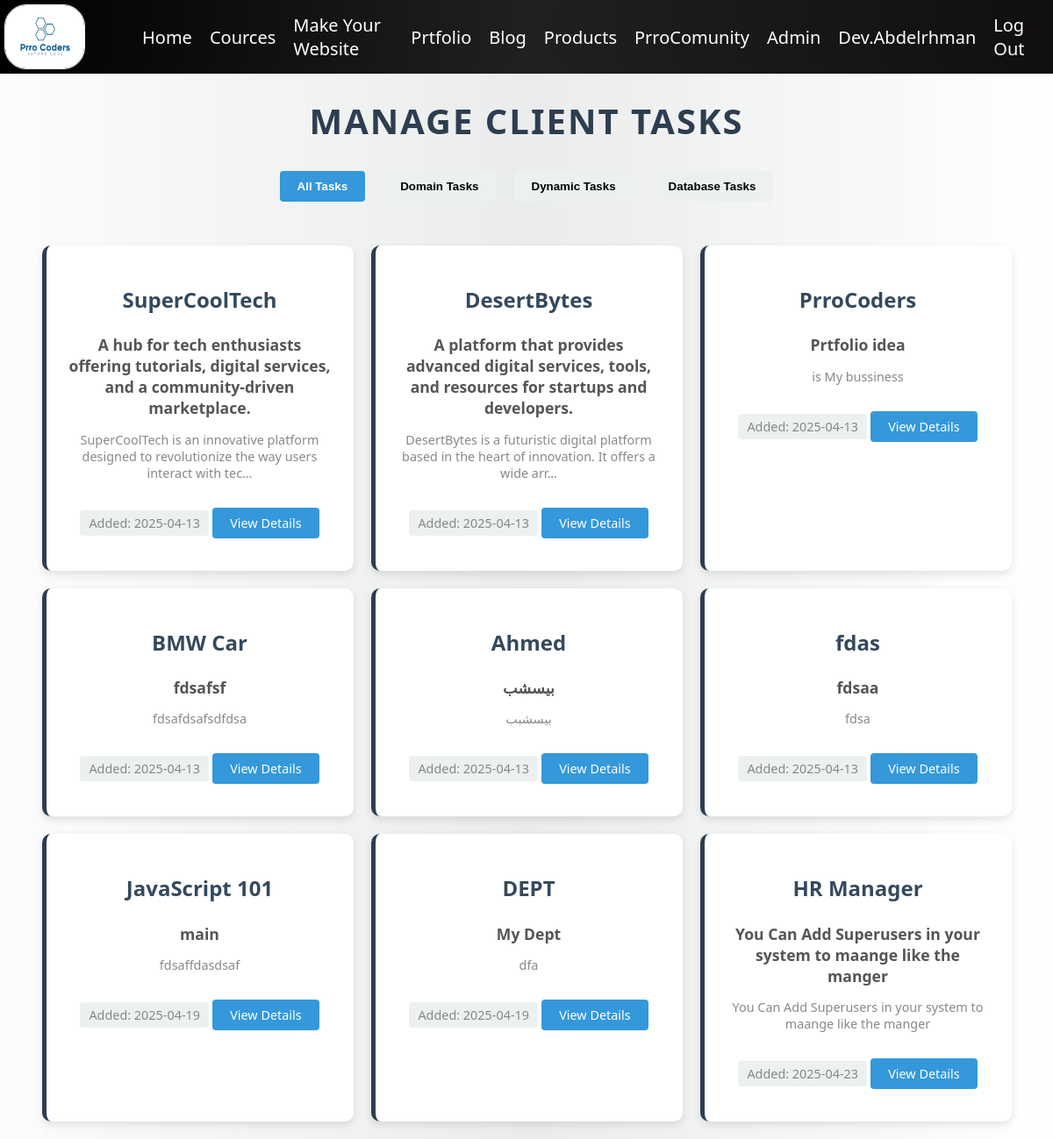
Screenshot of /adminPanal/Dtasks (signed in) with the database file from the repository.
### adminPanal/models.py (models this page shows)
class Task(models.Model):
    name = models.CharField(max_length=255) #
    desc = models.CharField(max_length=7000) #
    idea = models.CharField(max_length=255)#
    email = models.CharField(max_length=600)#
    number = models.CharField(max_length=30)#
    Domain = models.BooleanField(default=False)#
    Dynamic = models.BooleanField(default=False)#
    DB = models.BooleanField(default=False)#
    cobon = models.CharField(max_length=25)#
    price = models.FloatField()
    Date = models.CharField(max_length=255)
    Done = models.BooleanField(default=False)

### adminPanal/views.py (the view)
# urls.py: path('Dtasks', views.DTasks, name='DTasks'),
def DTasks(request):
    conText = {
        'Tasks': Task.objects.filter(Done=True).order_by('Date')
    }
    return render(request, 'adminPanal/DoneT.html', conText)

### templates/adminPanal/DoneT.html (shortened to what this page needs)
{% extends 'layout.html' %}
{% block body %}
{% load static %}
{% if user.is_superuser or user.is_staff %}
<h1 class='title'>Manage Client Tasks</h1>
<div class="task-filters">
    <button class="filter-btn active" onclick="filterTasks('all')">All Tasks</button>
    <button class="filter-btn" onclick="filterTasks('domain')">Domain Tasks</button>
    <button class="filter-btn" onclick="filterTasks('dynamic')">Dynamic Tasks</button>
    <button class="filter-btn" onclick="filterTasks('database')">Database Tasks</button>
</div>
<div class="Tasks">
    {% for task in Tasks %}
        <div class="Task task-item"
             data-domain="{% if task.Domain %}true{% else %}false{% endif %}"
             data-dynamic="{% if task.Dynamic %}true{% else %}false{% endif %}"
             data-db="{% if task.DB %}true{% else %}false{% endif %}">
            <h2>{{ task.name }}</h2>
            <h4>{{ task.idea }}</h4>
            <p>{{ task.desc|truncatechars:100 }}</p>
            <p class="task-date">Added: {{ task.Date }}</p>
            <a href="{% url 'Task' task.id %}" class="view-details">View Details</a>
        </div>
    {% empty %}
        <div style="text-align: center; width: 100%; padding: 50px 0;">
            <h2>No Tasks Available</h2>
            <p>There are currently no active tasks in the system.</p>
        </div>
    {% endfor %}
</div>
{% else %}
<div class="error-container">
    <h1>Error 404</h1>
    <p>You Can't Enter This Page, This Page only for admins.</p>
    <p><strong>{{request.user.username}}</strong> not Admin</p>
</div>
{% endif %}
{% endblock %}

### templates/layout.html (shortened to what this page needs)
{% load static %}
<!DOCTYPE html>
<html lang="en">
<head>
    <link rel="stylesheet" href="{% static 'style.css' %}">
</head>
<body>
    <div class="navbar1">
        <img src="{% static 'Prro Coders.jpg' %}" alt="PrroCoders" class="logo" width="100" >
        <ul class="nav1">
            <li class="nav-item1">
                <a class="nav-link1" href="{% url 'Home:index' %}">Home</a>
            </li>
            <li class="nav-item1">
                <a class="nav-link1" href="{% url 'Cource' %}">Cources</a>
            </li>
            <li class="nav-item1">
                <a class="nav-link1" href="{% url 'WebMaker' %}">Make Your Website</a>
            </li>
            <li class="nav-item1">
                <a class="nav-link1" href="https://prrohost.pythonanywhere.com">Prtfolio</a>
            </li>
            <li class="nav-item1">
                <a class="nav-link1" href="{% url 'blog:post_list' %}">Blog</a>
            </li>
            <li class="nav-item1">
                <a class="nav-link1" href="{% url 'store:store' 1 %}">Products</a>
            </li>
            <li class="nav-item1">
                <a class="nav-link1" href="">PrroComunity</a>
            </li>
            {% if user.is_authenticated and not user.is_superuser and not user.is_staff %}
            <li class="nav-item1">
                <a href="" class="nav-link1">{{ user.username }}</a>
            </li>
            <li class="nav-item1">
                <a class="nav-link1" href="{% url 'logout' %}">Log Out</a>
            </li>
            {% elif user.is_superuser %}
                <li class="nav-item1">
                    <a href="{% url 'adminPanal' %}" class="nav-link1">Admin</a>
                </li>
                <li class="nav-item1">
                    <a href="" class="nav-link1">{{ user.username }}</a>
                </li>
                <li class="nav-item1">
                    <a class="nav-link1" href="{% url 'logout' %}">Log Out</a>
                </li>
            {% endif %}
        </ul>
    </div>
    <div class="container container-content">
        {% block body %}{% endblock body %}
    </div>
</body>
</html>

### static/style.css (style rules this page uses)
body { background: linear-gradient(90deg, #ffffffaf 0%, #e8e8e8c1 50%, #ffffff 100%); font-family: 'Segoe UI', Tahoma, Geneva, Verdana, sans-serif; }
.navbar1 { font-family: 'Segoe UI', Tahoma, Geneva, Verdana, sans-serif; display: flex; flex-direction: row; justify-content: space-between; background: linear-gradient(90deg, #000000 0%, #202020 50%, #110e0e 100%); margin: 0; position: fixed; width: 100%; top: 0; left: 0; right: 0; z-index: 1000; }
.logo { width: 90px; border: 1px solid white; border-radius: 25px; margin: 5px 5px 5px 5px; }
.nav1 { display: flex; flex-direction: row; margin: 10px; list-style-type: none; align-items: center; }
.nav-item1 { margin: 5px 10px; font-size: 20px; color: white; }
.nav-link1 { text-decoration: none; color: white; transition: 0.1s; }
.container { position: relative; top: 80px; }

### templates/layout.html (style rules this page uses)
body { font-family: 'Segoe UI', Tahoma, Geneva, Verdana, sans-serif; }

### templates/adminPanal/DoneT.html (style rules this page uses)
body { background-color: #f4f6f9; margin: 0; padding: 0; }
.Tasks { display: flex; flex-wrap: wrap; gap: 20px; justify-content: center; padding: 20px; }
.Task { background: white; border-radius: 10px; padding: 25px; box-shadow: 0px 4px 10px rgba(0, 0, 0, 0.1); transition: all 0.3s ease-in-out; text-decoration: none; color: #2c3e50; width: 300px; text-align: center; border-left: 5px solid #2c3e50; }
.Task h2 { font-size: 1.5em; margin-bottom: 10px; color: #34495e; }
.Task h4 { font-size: 1.1em; color: #555; margin-bottom: 10px; }
.Task p { font-size: 0.9em; color: #888; margin-bottom: 15px; }
.task-date { background-color: #ecf0f1; padding: 5px 10px; border-radius: 4px; display: inline-block; font-size: 0.85em; margin-top: 10px; color: #7f8c8d; }
.view-details { background: #3498db; color: #ffffff; padding: 8px 20px; border: none; border-radius: 4px; font-size: 0.9rem; cursor: pointer; transition: background 0.3s ease; text-decoration: none; display: inline-block; margin-top: 15px; }
.title { text-align: center; font-size: 2.5em; text-transform: uppercase; letter-spacing: 2px; color: #2c3e50; margin-top: 30px; margin-bottom: 30px; }
.task-filters { display: flex; justify-content: center; gap: 20px; margin-bottom: 30px; }
.filter-btn { background: #ecf0f1; border: none; padding: 10px 20px; border-radius: 4px; cursor: pointer; transition: all 0.3s ease; font-weight: 600; }
.filter-btn:hover, .filter-btn.active { background: #3498db; color: white; }
.Task { animation: fadIn 0.3s ease-out forwards; }

### rows the page displays
Task: name "SuperCoolTech", idea "A hub for tech enthusiasts offering tutorials, digital services, and a community-driven marketplace.", desc "SuperCoolTech is an innovative platform designed to revolutionize the way users interact with tec…", Date "2025-04-13"
Task: name "DesertBytes", idea "A platform that provides advanced digital services, tools, and resources for startups and developers.", desc "DesertBytes is a futuristic digital platform based in the heart of innovation. It offers a wide arr…", Date "2025-04-13"
Task: name "PrroCoders", idea "Prtfolio idea", desc "is My bussiness", Date "2025-04-13"
Task: name "BMW Car", idea "fdsafsf", desc "fdsafdsafsdfdsa", Date "2025-04-13"
Task: name "Ahmed", idea "بيسشب", desc "بيسشبب", Date "2025-04-13"
Task: name "fdas", idea "fdsaa", desc "fdsa", Date "2025-04-13"
Task: name "JavaScript 101", idea "main", desc "fdsaffdasdsaf", Date "2025-04-19"
Task: name "DEPT", idea "My Dept", desc "dfa", Date "2025-04-19"
Task: name "HR Manager", idea "You Can Add Superusers in your system to maange like the manger", desc "You Can Add Superusers in your system to maange like the manger", Date "2025-04-23"

### other values shown
{{ user.username }} "Dev.Abdelrhman"
